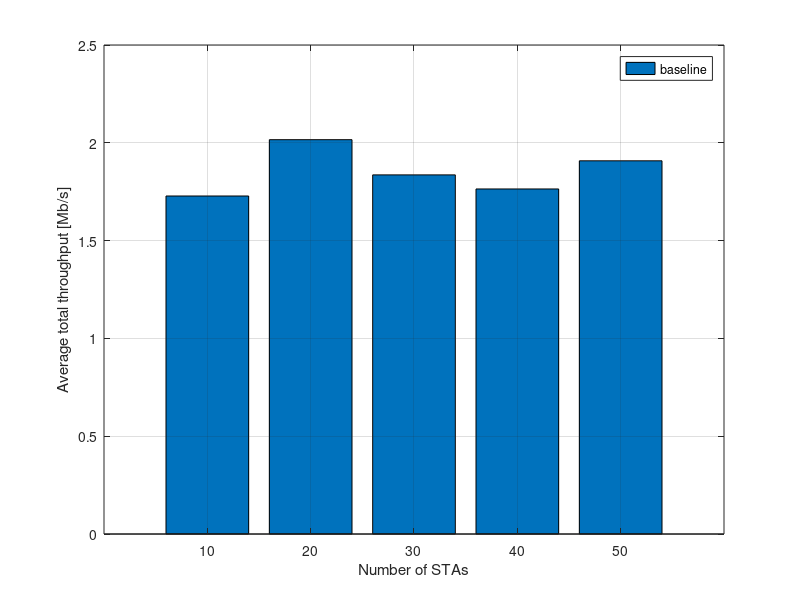

Recreate this plot in MATLAB.
function csmaca
clear all; close all;

NumSta=[10:10:50];
NumIter=5;

SimuTime=1000;              % Simulation duration
SlotTime=1e-6;              % Duration of each timeslot
PktLen=180;                 % Number of bits per packet
DataRate=[6 9 12 18].*1e6;  % Available data rate (Mbps)
CWmin=32;                                       % Minimum contention window
CWmax=1024;                                     % Maximum contention window

for i=1:length(NumSta)
    for j=1:NumIter
        nn = NumSta(i);
        StaRate=DataRate(ceil(rand(1,nn)*4));       % Random rate of each station

        lambda=ones(1,nn)*10000;                    % Mean arrival of stations
        InterPktTime=(ones(1,nn)./lambda)/SlotTime; % Arrival time of the first packets
        StaPktCnt=zeros(1,nn);                      % Accumulated packet count of each station
        StaPktQ=[];                                 % Packet queue of each station
        SentBitCnt=zeros(1,nn);                     % Number of sent bits per station

        CW=ones(1,nn)*CWmin/8;                      % CW of each station
        backoff=ones(1,nn).*CW;                     % Initial backoff counter

        isBusy=0;           % flag denoting whether the medium is busy
        NumTx=0;            % Accumulated number of transmissions
        NumCollision=0;     % Accumulated number of collisions

        for t=1:SimuTime
            sprintf("=========== timeslot: %d ============", t)
            % schedule packet arrival events
            [InterPktTime, StaPktQ, StaPktCnt] = generate_pkt(InterPktTime, nn, PktLen, SlotTime, StaPktQ, StaPktCnt,lambda);

            % When the medium is idle
            if (~isBusy)
                % identify stations who have packets queued
                uid = find(StaPktCnt > 0);
                % continue if no one has packet
                if (length(uid) == 0)
                    continue;
                end
                % all pending stations count down together
                backoff(uid) = backoff(uid) - 1;

                % trigger transmissions when someone counts down to 0
                if (min(backoff(uid)) == 0)
                    % TODO: modify the following block to enable CSMA/CA
                    % identify the station ID of senders
                    ix = find(backoff(uid)==0);
                    uid = uid(ix)
                    winner_ix = find(rand(1,length(uid)) < 0.2/nn*10) % TODO: now pick by probability. Should be removed
                    winner = uid(winner_ix)
                    % TODO END

                    % check whether collisions occur
                    if(length(winner) == 1)
                        SentBitCnt(winner) = SentBitCnt(winner) + StaPktQ(winner);
                        StaPktCnt(winner) = StaPktCnt(winner)-1;
                        StaPktQ(winner,1:end-1) = StaPktQ(winner,2:end);
                        % TODO: update CW here
                    else
                        NumCollision = NumCollision + 1;

                    end

                    % TODO: update the backoff counter of each sender
                    % TODO: modify this based on exponential random backoff
                    backoff(uid) = CWmin/8                           

                    % TODO: may modify this in your final code since CSMA/CA will always have a winner
                    if (length(winner) > 0)     % flag the medium as busy and update the statistics
                        isBusy = 1;
                        txTime = round(max((StaPktQ(winner)./StaRate(winner)))./SlotTime)
                        NumTx = NumTx + 1;
                    end

                    StaPktCnt
                    SentBitCnt
                end
            else
                txTime = txTime - 1
                if (txTime <= 0)
                    isBusy = 0;
                    'Channel becomes idle'
                end
            end
        end
        SentBitCnt
        NumTx
        NumCollision
        tput = SentBitCnt/(SimuTime*SlotTime)./1e6
        total_tput(i,j) = sum(tput)
    end    
end
bar(NumSta,mean(total_tput,2))
xlabel('Number of STAs');
ylabel('Average total throughput [Mb/s]');
legend('baseline');
grid;
saveas(gcf,'rate.jpg','jpg')

function [InterPktTime, StaPktQ, StaPktCnt] = generate_pkt(InterPktTime, nn, PktLen, SlotTime, StaPktQ, StaPktCnt,lambda)
InterPktTime = InterPktTime - 1;
for u=1:length(InterPktTime)
    if(floor(InterPktTime(u)) == 0)
        StaPktCnt(u) = StaPktCnt(u) + 1;
        StaPktQ(u,StaPktCnt(u)) = PktLen;
        InterPktTime(u)=1/lambda(u)/SlotTime;   % TODO: update the interarrival time here
        if (u == nn)        % for debugging
            StaPktCnt
        end
    end
end
return;
